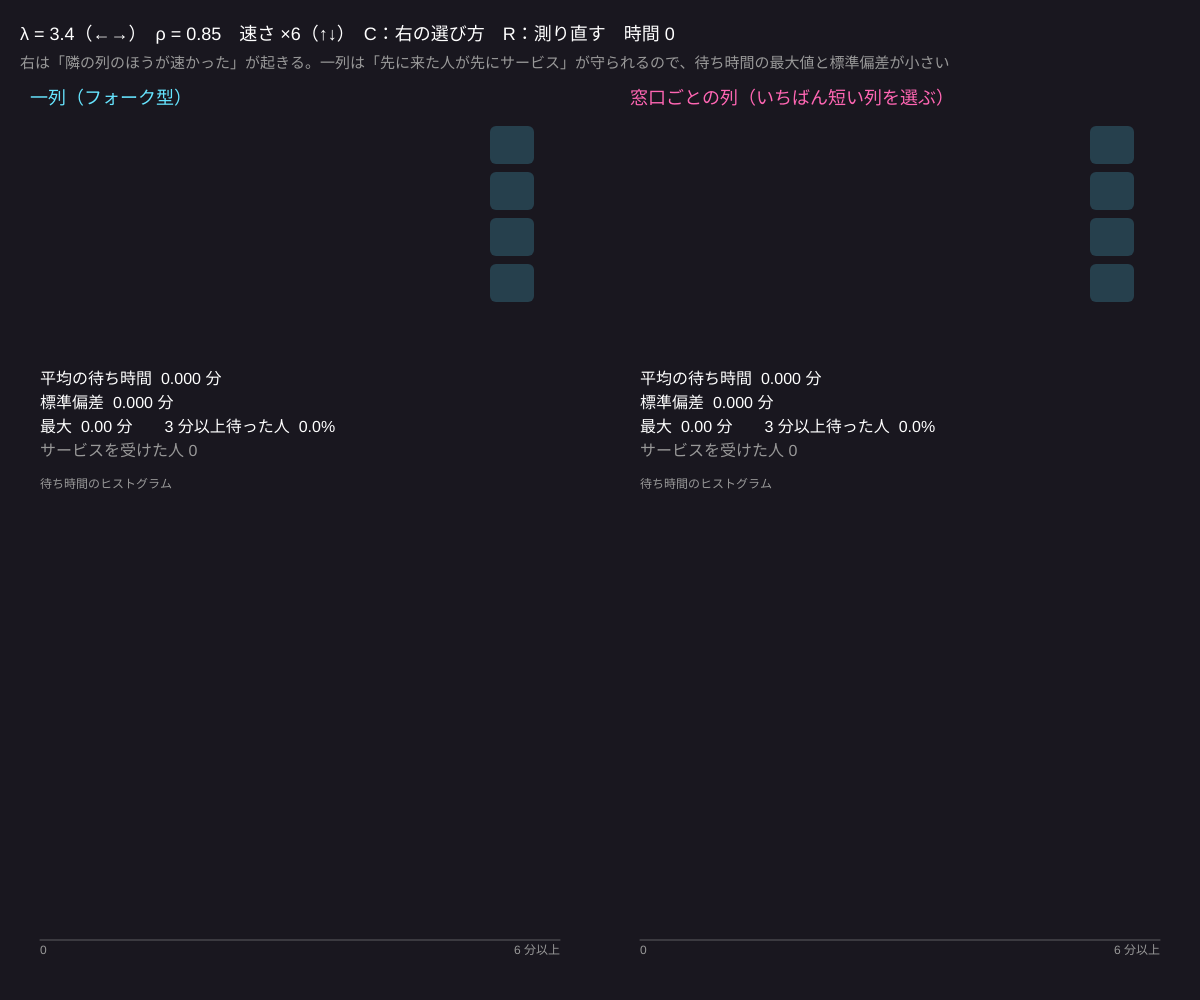
Frame 1 (no input)
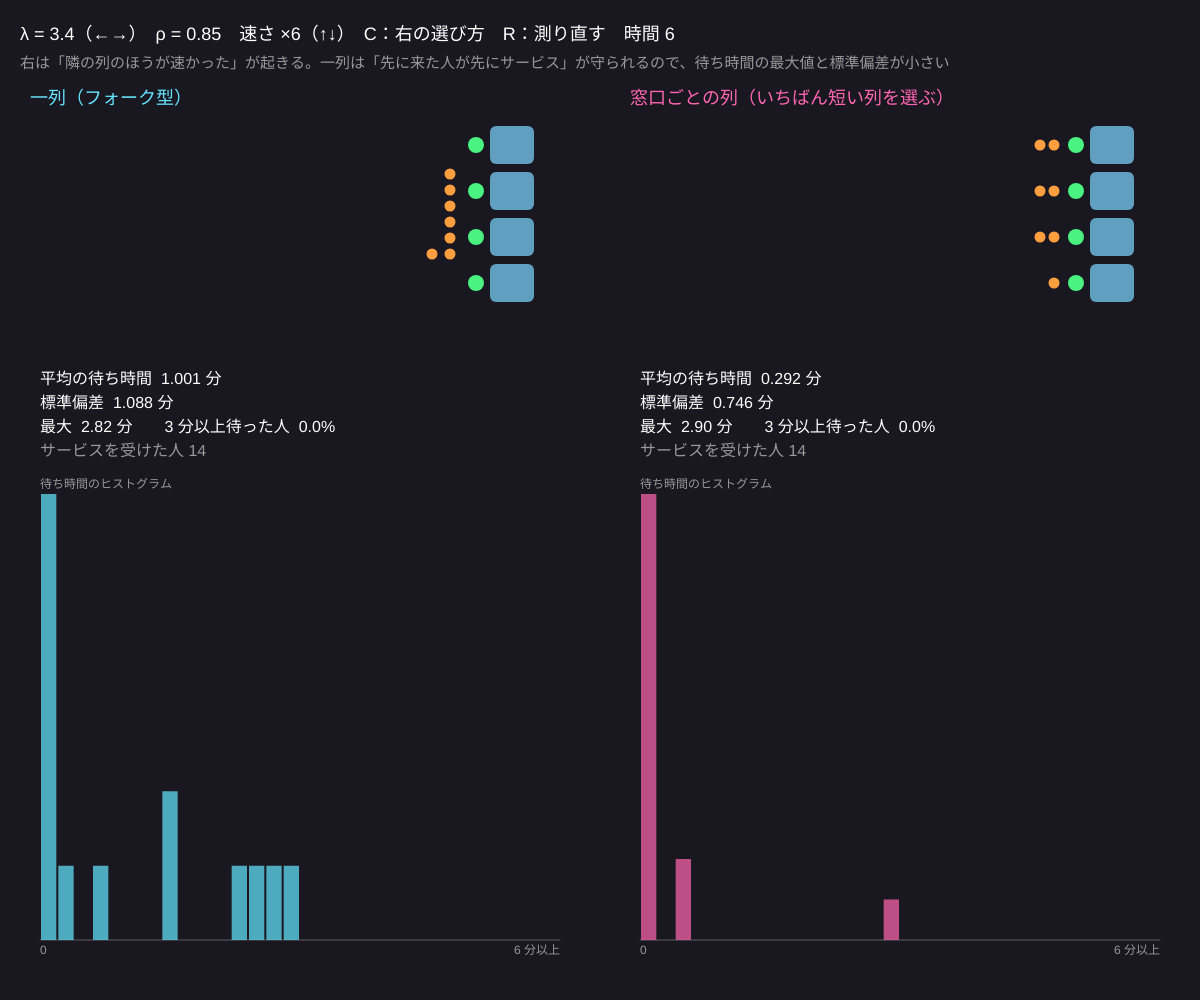
Frame 60 (no input)
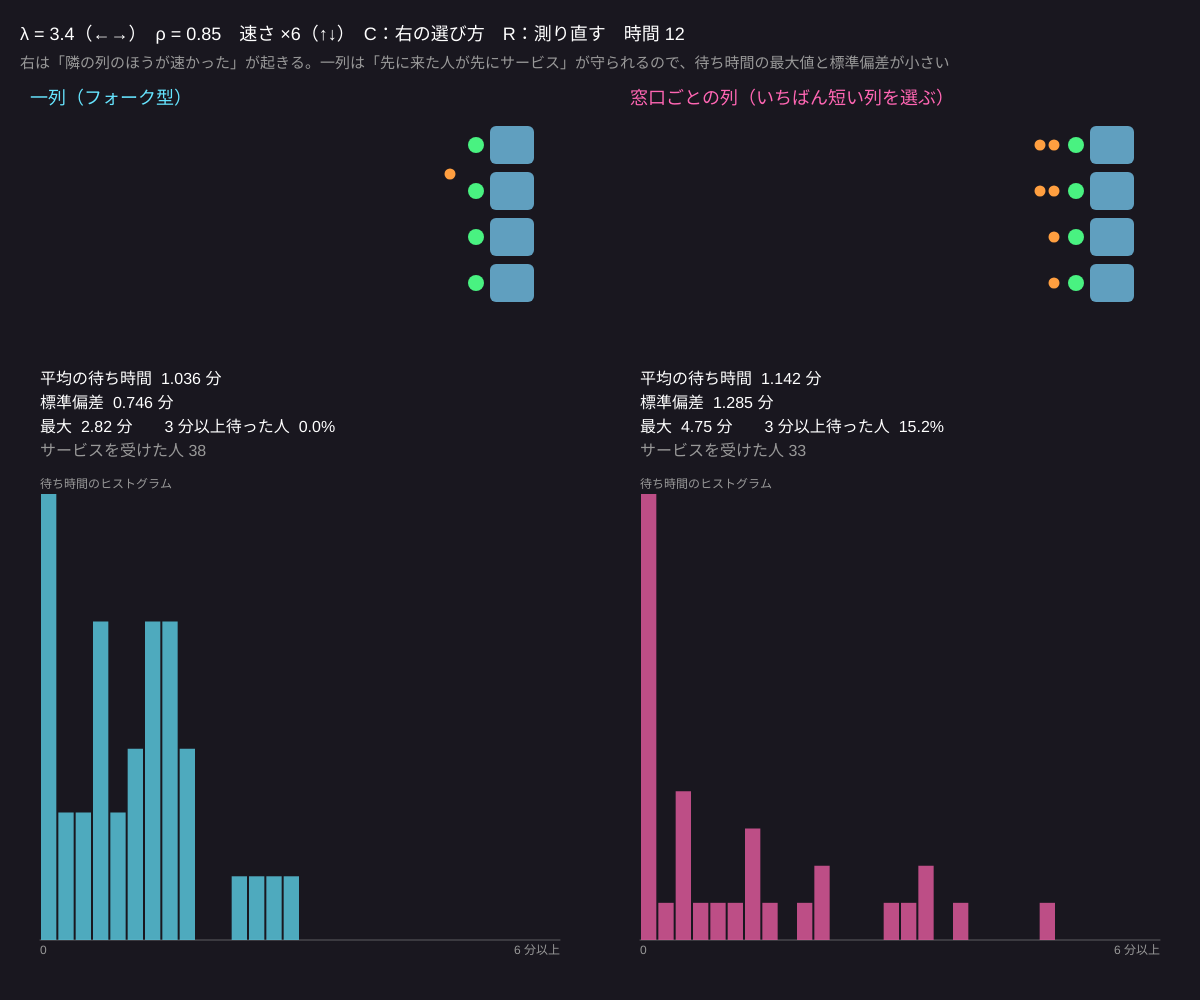
Frame 120 (the mouse pressed at the canvas centre since frame 60)

The p5.js sketch that drew these frames (run headless with seeded random() and noise() and a simulated clock; from frame 60 on, the mouse is pressed at the canvas centre):

// p5.js sketch
// ── sketch.js
// ============================================
// 07 一列 vs 複数列
// 窓口 4 つ。左：全員が 1 本の列に並び、空いた窓口へ（フォーク型・銀行や空港）
//            右：窓口ごとに列があり、来た客はいちばん短い列を選ぶ。途中で列は変えない（スーパーのレジ）
//   同じ客（同じ到着時刻・同じサービス時間）を両方に流して比べる。平均はあまり変わらないのに「ばらつき」が大きくちがう
// ←→ = 到着率 λ / ↑↓ = 時間の速さ / C = 右の列の選び方（短い列 ↔ でたらめ）/ R = 測り直す
// ============================================

let nDesk = 4;             // ★ 窓口の数
let mu = 1;                // ★ 1 窓口のサービス率
let lambda = 3.4;          // ★ 到着率（ρ = λ / (4μ)）
let speed = 6;             // ★ 1 秒で進む時間
let pickShortest = true;
let simT, nextC, A, B;

function setup() {
  createCanvas(windowWidth, windowHeight);
  colorMode(HSB, 360, 100, 100, 100);
  resetAll();
}
function newCustomer(t) { return { arr: t, s: expRand(mu), r: Math.random() }; }
function resetAll() {
  simT = 0; nextC = newCustomer(expRand(lambda));
  A = { desk: new Array(nDesk).fill(null), q: [], waits: [] };                       // 一列
  B = { desk: new Array(nDesk).fill(null), qs: [], waits: [] };                      // 複数列
  for (let i = 0; i < nDesk; i++) B.qs.push([]);
}

// 一列：時刻 t までのサービス終了を処理
function runA(t) {
  while (true) {
    let tD = Infinity, di = -1;
    for (let i = 0; i < nDesk; i++) if (A.desk[i] && A.desk[i].end < tD) { tD = A.desk[i].end; di = i; }
    if (tD > t) break;
    A.desk[di] = null;
    if (A.q.length) startA(di, A.q.shift(), tD);
  }
}
function startA(i, p, t) { A.waits.push(t - p.arr); A.desk[i] = { end: t + p.s }; }
function arriveA(p) {
  let free = A.desk.indexOf(null);
  if (free >= 0) startA(free, p, p.arr); else A.q.push(p);
}
// 複数列
function runB(t) {
  while (true) {
    let tD = Infinity, di = -1;
    for (let i = 0; i < nDesk; i++) if (B.desk[i] && B.desk[i].end < tD) { tD = B.desk[i].end; di = i; }
    if (tD > t) break;
    B.desk[di] = null;
    if (B.qs[di].length) startB(di, B.qs[di].shift(), tD);
  }
}
function startB(i, p, t) { B.waits.push(t - p.arr); B.desk[i] = { end: t + p.s }; }
function arriveB(p) {
  let pick = 0;
  if (pickShortest) {   // ★ 人数（サービス中を含む）がいちばん少ない列。同じなら左から
    let best = Infinity;
    for (let i = 0; i < nDesk; i++) { let n = B.qs[i].length + (B.desk[i] ? 1 : 0); if (n < best) { best = n; pick = i; } }
  } else pick = floor(p.r * nDesk);
  if (!B.desk[pick]) startB(pick, p, p.arr); else B.qs[pick].push(p);
}

function advance(tEnd) {
  while (nextC.arr <= tEnd) {
    runA(nextC.arr); runB(nextC.arr);
    arriveA(nextC); arriveB(nextC);
    if (A.q.length > 400) A.q.pop();
    nextC = newCustomer(nextC.arr + expRand(lambda));
  }
  runA(tEnd); runB(tEnd);
  simT = tEnd;
  for (let S of [A, B]) if (S.waits.length > 20000) S.waits.splice(0, 10000);
}

function stats(w) {
  let n = max(w.length, 1), m = 0, v = 0, mx = 0, over = 0;
  for (let x of w) { m += x; mx = max(mx, x); if (x > 3) over++; }
  m /= n;
  for (let x of w) v += (x - m) * (x - m);
  return { m, sd: Math.sqrt(v / n), mx, over: over / n, n: w.length };
}

function draw() {
  background(260, 25, 12);
  advance(simT + speed / 60);
  let hw = width / 2;
  drawPanel(A, 0, hw, '一列（フォーク型）', 190);
  drawPanel(B, hw, hw, '窓口ごとの列（' + (pickShortest ? 'いちばん短い列を選ぶ' : 'でたらめに選ぶ') + '）', 330);

  fill(0, 0, 100); textSize(18);
  text('λ = ' + nf(lambda, 1, 1) + '（←→）　ρ = ' + nf(lambda / (nDesk * mu), 1, 2) + '　速さ ×' + speed + '（↑↓）　C：右の選び方　R：測り直す　時間 ' + nf(simT, 1, 0), 20, 40);
  fill(0, 0, 60); textSize(15);
  text('右は「隣の列のほうが速かった」が起きる。一列は「先に来た人が先にサービス」が守られるので、待ち時間の最大値と標準偏差が小さい', 20, 68);
}

function drawPanel(S, x0, w, title, hue) {
  let top = 110, dh = 46;
  noStroke(); fill(hue, 60, 100); textSize(18); text(title, x0 + 30, top - 6);
  for (let i = 0; i < nDesk; i++) {
    let y = top + 16 + i * dh, dx = x0 + w - 110;
    fill(200, 50, S.desk[i] ? 75 : 30); rect(dx, y, 44, dh - 8, 6);
    if (S.desk[i]) { fill(140, 70, 95); circle(dx - 14, y + dh / 2 - 4, 16); }
    if (S.qs) for (let k = 0; k < min(S.qs[i].length, 25); k++) { fill(30, 75, 100); circle(dx - 36 - k * 14, y + dh / 2 - 4, 11); }
  }
  if (S.q) {   // 一列はジグザグに並べる
    let cx = x0 + w - 150, cy = top + 16 + nDesk * dh / 2 - 4;
    for (let k = 0; k < min(S.q.length, 60); k++) {
      let col = floor(k / 6), row = col % 2 === 0 ? k % 6 : 5 - (k % 6);
      fill(30, 75, 100); circle(cx - col * 18, cy - 40 + row * 16, 11);
    }
  }
  // 待ち時間のヒストグラム
  let st = stats(S.waits);
  let gx = x0 + 40, gy = height - 60, gw = w - 80, gh = height - top - nDesk * dh - 260, nb = 30, xmax = 6;
  let bins = new Array(nb).fill(0);
  for (let v of S.waits) { let b = floor(v / xmax * nb); bins[min(b, nb - 1)]++; }
  let peak = 1; for (let b of bins) peak = max(peak, b);
  stroke(0, 0, 100, 30); strokeWeight(1); line(gx, gy, gx + gw, gy);
  noStroke(); fill(hue, 60, 90, 80);
  for (let i = 0; i < nb; i++) { let h = bins[i] / peak * gh; rect(gx + i * gw / nb + 1, gy - h, gw / nb - 2, h); }
  fill(0, 0, 60); textSize(12); text('0', gx, gy + 14); textAlign(RIGHT); text(xmax + ' 分以上', gx + gw, gy + 14); textAlign(LEFT);
  text('待ち時間のヒストグラム', gx, gy - gh - 6);
  fill(0, 0, 100); textSize(16);
  let ty = gy - gh - 110;
  text('平均の待ち時間  ' + nf(st.m, 1, 3) + ' 分', gx, ty);
  text('標準偏差  ' + nf(st.sd, 1, 3) + ' 分', gx, ty + 24);
  text('最大  ' + nf(st.mx, 1, 2) + ' 分　　3 分以上待った人  ' + nf(st.over * 100, 1, 1) + '%', gx, ty + 48);
  fill(0, 0, 60); text('サービスを受けた人 ' + st.n, gx, ty + 72);
}

function keyPressed() {
  if (key === RIGHT_ARROW) { lambda = min(3.9, lambda + 0.1); resetAll(); }
  if (key === LEFT_ARROW) { lambda = max(0.4, lambda - 0.1); resetAll(); }
  if (key === UP_ARROW) speed = min(400, speed * 2);
  if (key === DOWN_ARROW) speed = max(0.5, speed / 2);
  if (key === 'c' || key === 'C') { pickShortest = !pickShortest; resetAll(); }
  if (key === 'r' || key === 'R') resetAll();
}

// ---------- やってみよう ----------
// 1. ↑ で速くして 1 万人分集める。平均・標準偏差・最大を左右で比べる。どちらが「公平」？
// 2. C で「でたらめに選ぶ」に。窓口 4 つの M/M/1 が 4 つ並んだのと同じ → 平均の待ち時間も大きく悪化する
// 3. λ を 2 にすると差は縮む？ 3.8 だと？ 混んでいるときほど一列の良さが効く
// 4. 右に「列の乗り換え（ジョッキー）」を加える：サービス終了で列が空いたら、他の列の最後尾の人を移す

// ==================================================
// ここから下は「道具」
// ==================================================
function expRand(rate) { return -Math.log(1 - Math.random()) / rate; }
